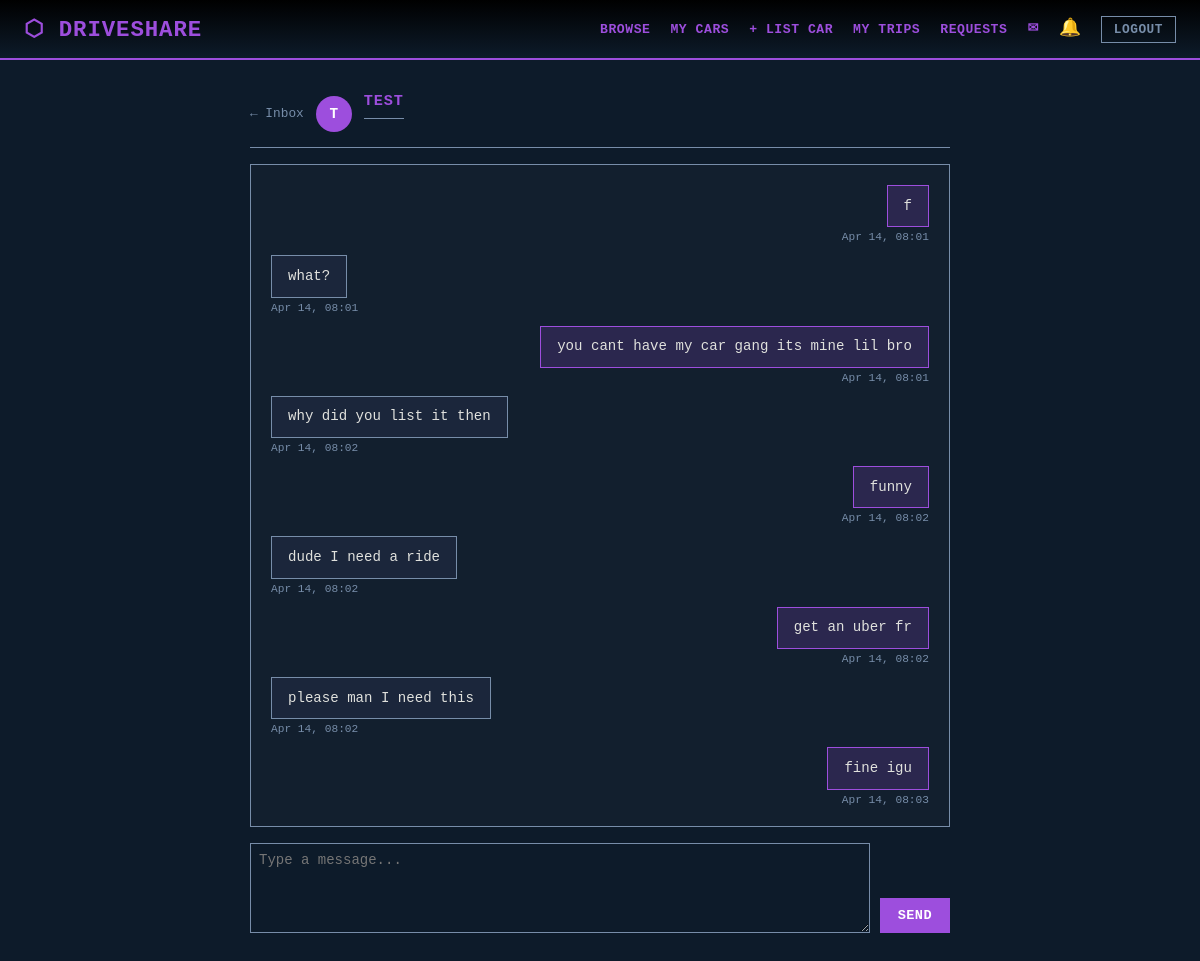
Screenshot of /messages/2 (signed in) with the database file from the repository.
### models.py (models this page shows, shortened)
class User(UserMixin, db.Model):
    __tablename__ = "users"
    id            = db.Column(db.Integer, primary_key=True)
    email         = db.Column(db.String(120), unique=True, nullable=False)
    password_hash = db.Column(db.String(256), nullable=False)
    name          = db.Column(db.String(100), nullable=False)
    created_at    = db.Column(db.DateTime, default=datetime.utcnow)
    security_q1 = db.Column(db.String(200), nullable=False)
    security_a1 = db.Column(db.String(200), nullable=False)
    security_q2 = db.Column(db.String(200), nullable=False)
    security_a2 = db.Column(db.String(200), nullable=False)
    security_q3 = db.Column(db.String(200), nullable=False)
    security_a3 = db.Column(db.String(200), nullable=False)
    cars          = db.relationship("Car",          backref="owner",    lazy=True)
    bookings      = db.relationship("Booking",      backref="renter",   lazy=True)
    sent_messages = db.relationship("Message",      foreign_keys="Message.sender_id",   backref="sender",   lazy=True)
    recv_messages = db.relationship("Message",      foreign_keys="Message.receiver_id", backref="receiver", lazy=True)
    notifications = db.relationship("Notification", backref="user",     lazy=True)
    watchlist     = db.relationship("Watchlist",    backref="renter",   lazy=True)

class Message(db.Model):
    __tablename__ = "messages"
    id          = db.Column(db.Integer, primary_key=True)
    sender_id   = db.Column(db.Integer, db.ForeignKey("users.id"), nullable=False)
    receiver_id = db.Column(db.Integer, db.ForeignKey("users.id"), nullable=False)
    body        = db.Column(db.Text,    nullable=False)
    is_read     = db.Column(db.Boolean, default=False)
    created_at  = db.Column(db.DateTime, default=datetime.utcnow)

### routes/messages.py (the view)
@messages_bp.route("/messages/<int:other_id>")
@login_required
def conversation(other_id):
    other = User.query.get_or_404(other_id)
    thread = (
        Message.query
        .filter(
            ((Message.sender_id   == current_user.id) & (Message.receiver_id == other_id)) |
            ((Message.sender_id   == other_id)         & (Message.receiver_id == current_user.id))
        )
        .order_by(Message.created_at.asc())
        .all()
    )
    for msg in thread:
        if msg.receiver_id == current_user.id and not msg.is_read:
            msg.is_read = True
    db.session.commit()
    return render_template("messages/conversation.html", other=other, thread=thread)

### templates/messages/conversation.html (shortened to what this page needs)
{% extends "base.html" %}
{% block content %}
<div class="convo-layout">
  <div class="convo-header">
    <a href="{{ url_for('messages.inbox') }}" class="back-link">← Inbox</a>
    <div class="convo-avatar">{{ other.name[0] | upper }}</div>
    <h2>{{ other.name }}</h2>
  </div>
  <div class="convo-thread" id="thread">
    {% if thread %}
      {% for msg in thread %}
      <div class="bubble-wrap {% if msg.sender_id == current_user.id %}mine{% else %}theirs{% endif %}">
        <div class="bubble">{{ msg.body }}</div>
        <div class="bubble-time">{{ msg.created_at.strftime('%b %d, %H:%M') }}</div>
      </div>
      {% endfor %}
    {% else %}
      <div class="convo-empty">No messages yet. Say hello!</div>
    {% endif %}
  </div>
  <form class="convo-form" method="POST" action="{{ url_for('messages.send_message', other_id=other.id) }}">
    <textarea name="body" rows="2" placeholder="Type a message..." required></textarea>
    <button type="submit" class="btn btn-primary">Send</button>
  </form>
</div>
{% endblock %}

### static/css/style.css (style rules this page uses)
:root { --primary-color: #0d1b2a; --secondary-color: #1b263b; --text-color: #e0e1dd; --border-color: #778da9; --accent-color: #9d4edd; --spacing: 1.5rem; --pending-bg: #2e2510; --pending-fg: #e8a619; --confirmed-bg: #0f2233; --confirmed-fg: #4fa3e0; --paid-bg: #1a3a2a; --paid-fg: #4caf82; --cancelled-bg: #2e1010; --cancelled-fg: #e05555; --muted-bg: #111; --muted-fg: #556677; }
*, *::before, *::after { box-sizing: border-box; margin: 0; padding: 0; }
body { font-family: 'Courier New', Courier, monospace; background-color: var(--primary-color); color: var(--text-color); min-height: 100vh; }
main h2, .page-header h1 { font-size: 1.1rem; text-transform: uppercase; letter-spacing: 0.08em; color: var(--accent-color); margin-bottom: 1rem; border-bottom: 1px solid var(--border-color); padding-bottom: 0.5rem; }
.btn { padding: 10px 18px; background: var(--accent-color); color: #fff; border: none; font-weight: bold; cursor: pointer; transition: transform 0.2s, background 0.2s; font-family: 'Courier New', Courier, monospace; font-size: 0.85rem; text-decoration: none; text-transform: uppercase; display: inline-flex; align-items: center; gap: 0.4rem; white-space: nowrap; letter-spacing: 0.03em; }
input, select, textarea { padding: 8px; background: var(--primary-color); color: var(--text-color); border: 1px solid var(--border-color); font-family: 'Courier New', Courier, monospace; font-size: 0.875rem; }
textarea { resize: vertical; min-height: 90px; width: 100%; }
.convo-layout { max-width: 700px; margin: 0 auto; display: flex; flex-direction: column; height: calc(100vh - 120px); }
.convo-header { display: flex; align-items: center; gap: 0.75rem; margin-bottom: 1rem; padding-bottom: 0.75rem; border-bottom: 1px solid var(--border-color); }
.convo-header h2 { font-size: 0.95rem; text-transform: uppercase; letter-spacing: 0.06em; color: var(--accent-color); }
.back-link { color: var(--border-color); text-decoration: none; font-size: 0.8rem; }
.convo-avatar { width: 36px; height: 36px; border-radius: 50%; background: var(--accent-color); color: #fff; font-weight: bold; display: flex; align-items: center; justify-content: center; font-size: 0.9rem; }
.convo-thread { flex: 1; overflow-y: auto; background: rgba(255, 255, 255, 0.02); border: 1px solid var(--border-color); padding: 1.25rem; display: flex; flex-direction: column; gap: 0.75rem; margin-bottom: 1rem; }
.bubble-wrap { display: flex; flex-direction: column; }
.bubble-wrap.mine { align-items: flex-end; }
.bubble-wrap.theirs { align-items: flex-start; }
.bubble { max-width: 70%; padding: 0.6rem 1rem; font-size: 0.88rem; line-height: 1.5; border: 1px solid var(--border-color); }
.mine .bubble { background: rgba(157, 78, 221, 0.18); border-color: var(--accent-color); color: var(--text-color); }
.theirs .bubble { background: var(--secondary-color); color: var(--text-color); }
.bubble-time { font-size: 0.7rem; color: var(--border-color); margin-top: 0.25rem; }
.convo-form { display: flex; gap: 0.6rem; align-items: flex-end; }
.convo-form textarea { flex: 1; }

### rows the page displays
User: name "T", name "TEST"
Message: body "f", created_at "Apr 14, 08:01"
Message: body "what?", created_at "Apr 14, 08:01"
Message: body "you cant have my car gang its mine lil bro", created_at "Apr 14, 08:01"
Message: body "why did you list it then", created_at "Apr 14, 08:02"
Message: body "funny", created_at "Apr 14, 08:02"
Message: body "dude I need a ride", created_at "Apr 14, 08:02"
Message: body "get an uber fr", created_at "Apr 14, 08:02"
Message: body "please man I need this", created_at "Apr 14, 08:02"
Message: body "fine igu", created_at "Apr 14, 08:03"
